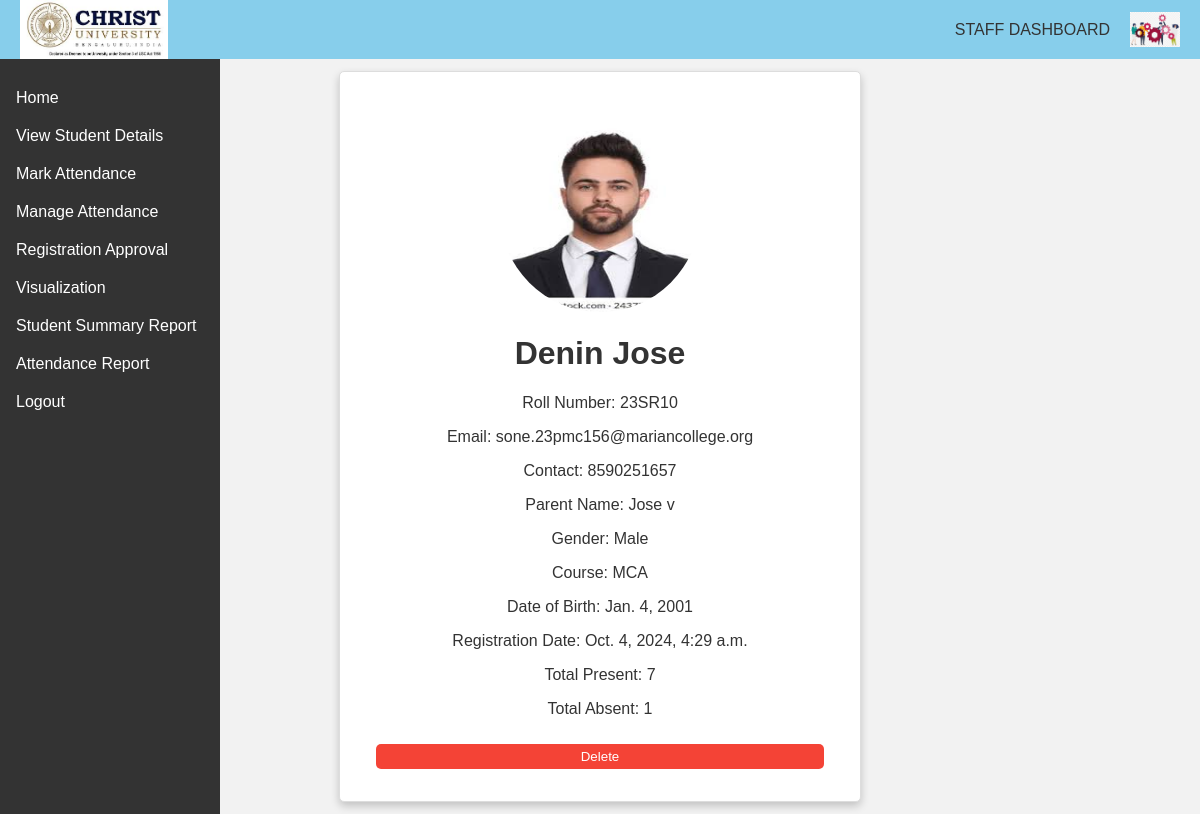
Screenshot of /student_view/10/ with the database file from the repository.
### college_app/models.py (models this page shows, shortened)
class Student(models.Model):
    GENDER_CHOICES = (
        ('M', 'Male'),
        ('F', 'Female'),
        ('O', 'Other'),
    )
    COURSE_CHOICES = (
        ('MCA', 'MCA'),
        ('MBA', 'MBA'),
        ('MMH', 'MMH'),
        ('MA', 'MA'),
        ('MSW', 'MSW'),
        ('MCMS', 'MCMS'),
    )
    name = models.CharField(max_length=200, validators=[MinLengthValidator(2)])
    email = models.EmailField(max_length=254, unique=True)
    contact = models.CharField(max_length=10, unique=True)
    parent_name = models.CharField(max_length=200, validators=[MinLengthValidator(2)])
    gender = models.CharField(max_length=1, choices=GENDER_CHOICES)
    course = models.CharField(max_length=4, choices=COURSE_CHOICES)
    date_of_birth = models.DateField()
    registration_date = models.DateTimeField(auto_now_add=True)
    student_image = models.ImageField(upload_to='students/images/')
    roll_number = models.CharField(max_length=50, unique=True, blank=True)
    password = models.CharField(
        max_length=100,
        validators=[
            RegexValidator(
                regex=r'^(?=.*[A-Za-z])(?=.*\d)(?=.*[@$!%*#?&])[A-Za-z\d@$!%*#?&]{8,}$',
                message="Password should have at least one letter, one number, and one special character"
            )
        ]
    )
    is_approved = models.BooleanField(default=False)

### college_app/views.py (the view)
# urls.py: path('student_view/<int:student_id>/', views.student_view, name='student_view'),
def student_view(request, student_id):
    student = get_object_or_404(Student, id=student_id)
    attendances = Attendance.objects.filter(student=student)
    total_present = attendances.filter(is_present=True).count()
    total_absent = attendances.filter(is_present=False).count()
    return render(request, 'student_view.html', {'student': student, 'total_present': total_present, 'total_absent': total_absent, 'attendances': attendances})

### templates/student_view.html (shortened to what this page needs)
{%extends 's_base.html'%} {% load static %} {% block content %}
<!DOCTYPE html>
<html lang="en">
  <head>
  </head>
  <body>
    <div class="card">
      {% if student.student_image %}
      <img src="{{ student.student_image.url }}" alt="{{ student.name }}"  class="img"/>
      {% endif %}
      <div class="container">
        <h1><b>{{ student.name }}</b></h1>
        <p>Roll Number: {{ student.roll_number }}</p>
        <p>Email: {{ student.email }}</p>
        <p>Contact: {{ student.contact }}</p>
        <p>Parent Name: {{ student.parent_name }}</p>
        <p>Gender: {{ student.get_gender_display }}</p>
        <p>Course: {{ student.get_course_display }}</p>
        <p>Date of Birth: {{ student.date_of_birth }}</p>
        <p>Registration Date: {{ student.registration_date }}</p>
        <p>Total Present: {{ total_present }}</p>
        <p>Total Absent: {{ total_absent }}</p>
        <a
          href="{% url 'delete_student' student.id %}"
          style="text-decoration: none"
          ><button
            type="button"
            style="
              background-color: #f44336;
              color: white;
              padding: 5px 10px;
              border: none;
              border-radius: 5px;
              cursor: pointer;
            "
          >
            Delete
          </button></a
        >
      </div>
    </div>
  </body>
</html>
{% endblock %}

### templates/s_base.html (style rules this page uses)
body { font-family: Arial, sans-serif; margin: 0; padding: 0; background-color: #f2f2f2; color: #333; }
.card { flex: 0 0 calc(20% - 20px); border: 1px solid #ddd; border-radius: 10px; padding: 20px; box-shadow: 0 4px 8px 0 rgba(0,0,0,0.2); text-align: center; background-color: white; margin-bottom: 20px; }
.card img { max-width: 100%; max-height: 100%; }
.card button { background-color: skyblue; color: white; padding: 10px 20px; margin: 10px 0; border: none; cursor: pointer; width: 100%; border-radius: 5px; }

### templates/student_view.html (style rules this page uses)
.card { box-shadow: 0 4px 8px 0 rgba(0, 0, 0, 0.2); transition: 0.3s; width: 40%; margin: 1% auto; border-radius: 5px; }
.container { padding: 2px 16px; }
.img { border-radius: 50%; width: 200px; height: 200px; display: block; margin-left: auto; margin-right: auto; margin-top: 20px; }

### rows the page displays
Student: student_image (picture), name "Denin Jose", roll_number "23SR10", email "sone.23pmc156@mariancollege.org", contact "8590251657", parent_name "Jose v", gender "Male", course "MCA", date_of_birth "Jan. 4, 2001", registration_date "Oct. 4, 2024, 4:29 a.m."

### other values shown
{{ total_present }} "7"
{{ total_absent }} "1"
